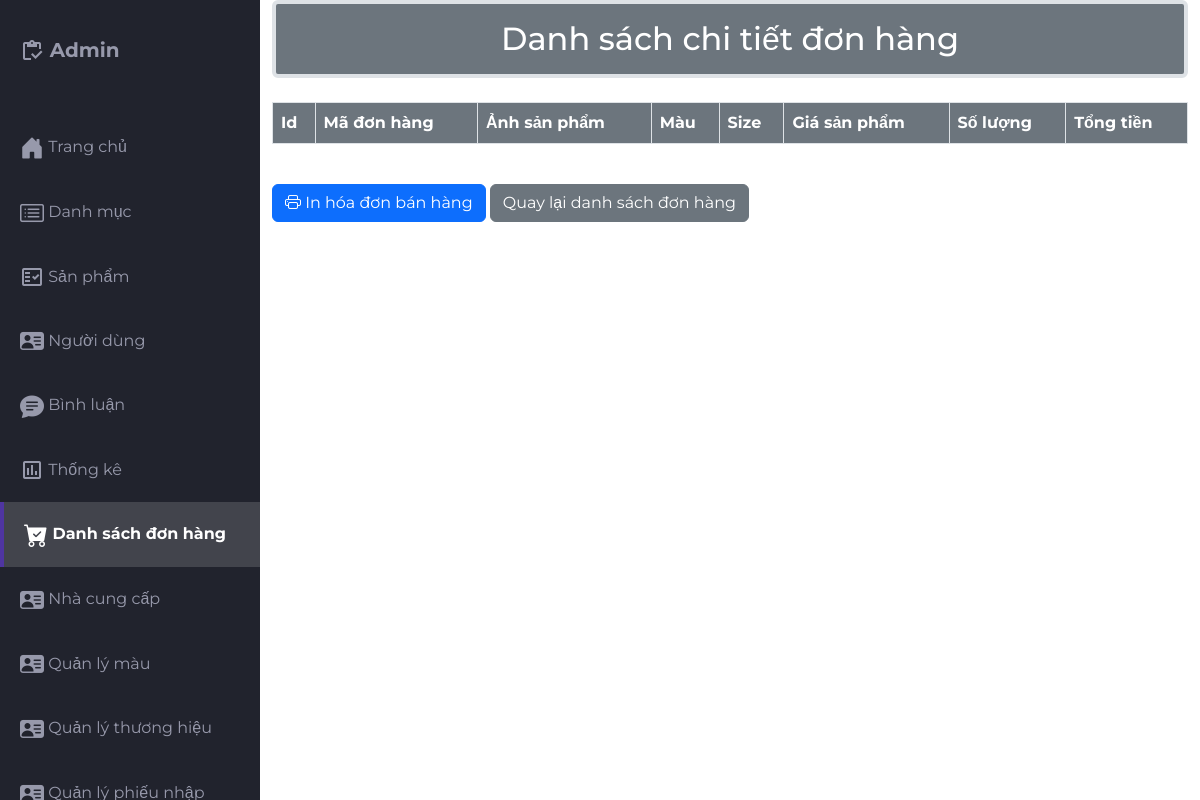
/src/Admin/indexadmin.php?act=chitietdh&order_id=231 (signed in), run on an earlier commit of the app's database.
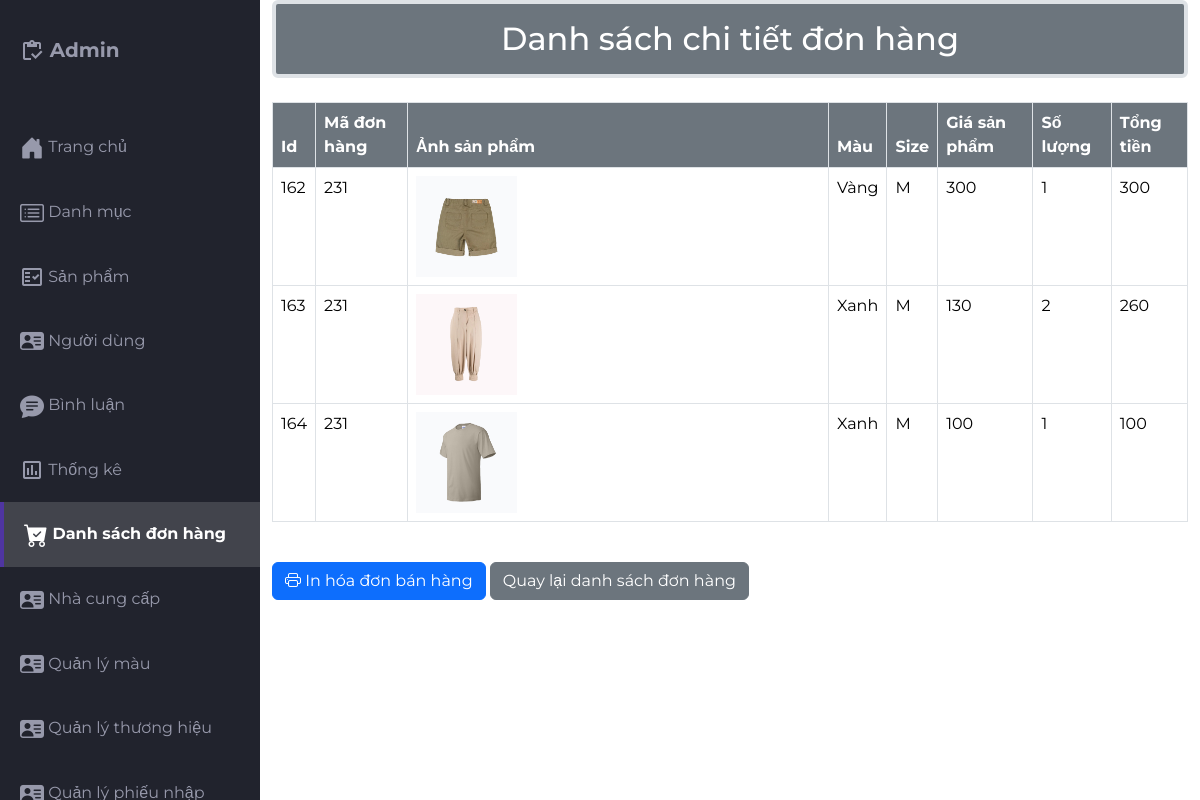
And on a later commit of the database.
### tables this page shows
CREATE TABLE `order_chitiet` (
  `order_chitiet_id` int(10) NOT NULL COMMENT 'ID chi tiết hóa đơn',
  `order_id` int(10) NOT NULL COMMENT 'ID hóa đơn',
  `pro_id` int(10) NOT NULL COMMENT 'ID sản phẩm',
  `color_id` int(10) NOT NULL COMMENT 'Mã màu',
  `size_id` int(10) NOT NULL COMMENT 'Id size',
  `pro_price` int(50) NOT NULL COMMENT 'Đơn giá sản phẩm',
  `soluong` int(20) NOT NULL COMMENT 'Số lượng sản phẩm',
  `total_price` int(25) NOT NULL COMMENT 'Tổng tiền hóa đơn chi tiết'
);

CREATE TABLE `products` (
  `pro_id` int(10) NOT NULL,
  `pro_name` varchar(255) NOT NULL,
  `pro_img` varchar(255) NOT NULL,
  `pro_price` float NOT NULL,
  `pro_desc` text NOT NULL,
  `pro_brand` varchar(55) NOT NULL,
  `pro_stock` int(11) NOT NULL,
  `cate_id` int(10) NOT NULL,
  `ncc_id` int(10) NOT NULL DEFAULT 1 COMMENT 'ID nhà cung cấp',
  `trangthai` int(1) NOT NULL,
  `pro_viewer` int(11) NOT NULL
);

CREATE TABLE `color` (
  `color_id` int(10) NOT NULL COMMENT 'ID màu',
  `color_name` varchar(50) NOT NULL COMMENT 'Tên màu',
  `color_ma` varchar(50) NOT NULL COMMENT 'Mã màu css'
);

CREATE TABLE `size` (
  `size_id` int(10) NOT NULL COMMENT 'ID size',
  `size_name` varchar(50) NOT NULL COMMENT 'Tên size'
);

### src/app/model/connectdb.php (called while the page is built, shortened)
<?php
function get_connect()
{
    try {
        $conn = new PDO("mysql:host=localhost;dbname=da1;charset=utf8", "root", "");
        $conn->setAttribute(PDO::ATTR_ERRMODE, PDO::ERRMODE_EXCEPTION);
        return $conn;
    } catch (Exception $e) {
        echo 'Kết nối thất bại: ' . $e->getMessage();
        return null;
    }
}
function pdo_queryall($sql)
{
    $thamso = array_slice(func_get_args(), 1);
    $conn = get_connect();
    try {
        $exe = $conn->prepare($sql);
        $exe->execute($thamso);
        return $exe->fetchAll(PDO::FETCH_ASSOC);
    } catch (Exception $e) {
        echo 'Thao tác thất bại: ' . $e->getMessage();
    } finally {
        unset($conn);
    }
}

### src/app/model/donhang.php (called while the page is built, shortened)
<?php
function loadall_chitietdh($order_id)
{
    $sql = " select order_chitiet.order_chitiet_id ,order_chitiet.order_id  ,order_chitiet.color_id  ,order_chitiet.size_id  ,order_chitiet.pro_price ,order_chitiet.soluong ,order_chitiet.total_price ,products.pro_img,color.color_name,size.size_name from order_chitiet
        LEFT JOIN products ON order_chitiet.pro_id = products.pro_id
        LEFT JOIN color ON order_chitiet.color_id = color.color_id
        LEFT JOIN size ON order_chitiet.size_id = size.size_id
        where order_chitiet.order_id = $order_id";
    $result =  pdo_queryall($sql);
    return $result;
}
?>

### src/Admin/donhang/chitetdh.php (the view)
<div class="container">
    <h2 class="border border-4 mb-4 text-bg-secondary p-3 text-center rounded">Danh sách chi tiết đơn hàng</h2>
    <div class="table-responsive">
        <table class="table table-bordered table-hover">
            <thead>
                <tr>
                    <th class="text-bg-secondary">Id</th>
                    <th class="text-bg-secondary">Mã đơn hàng</th>
                    <th class="text-bg-secondary">Ảnh sản phẩm</th>
                    <th class="text-bg-secondary">Màu </th>
                    <Th class="text-bg-secondary">Size</Th>
                    <Th class="text-bg-secondary">Giá sản phẩm</Th>
                    <Th class="text-bg-secondary">Số lượng</Th>
                    <Th class="text-bg-secondary">Tổng tiền</Th>
                </tr>
            </thead>
            <tbody>
                <?php
        foreach ($chitietdh as $donhang) {
          extract($donhang);
        ?>
                <tr>
                    <td><?= $order_chitiet_id ?></td>
                    <td><?= $order_id ?></td>
                    <td><img src="./sanpham/img/<?php echo $pro_img ?>" class="w-25 h-50" alt=""></td>
                    <td><?= $color_name ?></td>
                    <td><?= $size_name ?></td>
                    <td><?= $pro_price ?></td>
                    <td><?= $soluong ?></td>
                    <td><?= $total_price ?></td>
                </tr>
                <?php } ?>
            </tbody>
        </table>
    </div>
    <div class="mt-4 mb-4">
        <a href="indexadmin.php?act=in_hoadon&order_id=<?= $order_id ?>" class="btn btn-primary" target="_blank">
            <i class="bi bi-printer"></i> In hóa đơn bán hàng
        </a>
        <a href="indexadmin.php?act=donhang" class="btn btn-secondary">
            Quay lại danh sách đơn hàng
        </a>
    </div>
</div>

### src/Admin/indexadmin.php (shortened to what this page needs)
<?php
include '../app/model/connectdb.php';
include '../app/model/donhang.php';
$vaitro_id = $_SESSION['acount']['vaitro_id'];
$pdo = get_connect();
if ($pdo) {
    $permissions = getUserPermissions($vaitro_id, $pdo);
} else {
    echo "Kết nối cơ sở dữ liệu không thành công.";
    exit;
}
function getUserPermissions($role_id, $pdo)
{
    $query = "SELECT q.permission_name, q.trang_thai
              FROM chi_tiet_nhom_quyen ct
              JOIN quyen q ON ct.permission_id = q.permission_id
              WHERE ct.role_id = ?";
    $stmt = $pdo->prepare($query);
    $stmt->execute([$role_id]);
    return $stmt->fetchAll(PDO::FETCH_ASSOC);
}
function hasPermission($action, $permissions)
{
    foreach ($permissions as $permission) {
        if ($permission['permission_name'] === $action && $permission['trang_thai'] === 1) {
            return true;
        }
    }
    return false;
}
?>
<!DOCTYPE html>
<html lang="en">
<head>
    <link href="https://cdn.jsdelivr.net/npm/bootstrap@5.3.2/dist/css/bootstrap.min.css" rel="stylesheet"
>
    <link rel="stylesheet" href="https://cdn.jsdelivr.net/npm/bootstrap-icons@1.11.2/font/bootstrap-icons.min.css">
    <link rel="stylesheet" href="css/styles.css">
</head>
<body class="bg-white">
    <div class="grid-container">
        <aside id="sidebar">
            <div class="sidebar-title">
                <div class="sidebar-brand">
                    <span class="material-icons-outlined">inventory</span> Admin
                </div>
            </div>
            <?php
            $current_act = isset($_GET['act']) ? $_GET['act'] : 'home';
            ?>
            <ul class="sidebar-list">
                <li class="sidebar-list-item <?php echo ($current_act == 'home') ? 'active' : ''; ?>">
                    <a href="indexadmin.php?act=home">
                        <span class="material-icons-outlined"><i class="bi bi-house-door-fill"></i></span> Trang chủ
                    </a>
                </li>
                <?php if (hasPermission('Quản lý danh mục', $permissions)) { ?>
                <li class="sidebar-list-item <?php echo ($current_act == 'cate') ? 'active' : ''; ?>">
                    <a href="indexadmin.php?act=cate">
                        <span class="material-icons-outlined"><i class="bi bi-card-list"></i></span> Danh mục
                    </a>
                </li>
                <?php } ?>
                <?php if (hasPermission('Quản lí sản phẩm', $permissions)) { ?>
                <li
                    class="sidebar-list-item <?php echo (in_array($current_act, ['pro', 'thempro', 'suapro', 'chitietadmin', 'thungrac_product'])) ? 'active' : ''; ?>">
                    <a href="indexadmin.php?act=pro">
                        <span class="material-icons-outlined">fact_check</span> Sản phẩm
                    </a>
                </li>
                <?php } ?>
                <?php if (hasPermission('Quản lí người dùng', $permissions)) { ?>
                <li class="sidebar-list-item <?php echo ($current_act == 'listtk') ? 'active' : ''; ?>">
                    <a href="indexadmin.php?act=listtk">
                        <span class="material-icons-outlined"><i class="bi bi-person-vcard-fill"></i></span> Người dùng
                    </a>
                </li>
                <?php } ?>
                <?php if (hasPermission('Quản lí bình luận', $permissions)) { ?>
                <li class="sidebar-list-item <?php echo ($current_act == 'listbl') ? 'active' : ''; ?>">
                    <a href="indexadmin.php?act=listbl">
                        <span class="material-icons-outlined"><i class="bi bi-chat-text-fill"></i></span> Bình luận
                    </a>
                </li>
                <?php } ?>
                <?php if (hasPermission('Quản lí thống kê', $permissions)) { ?>
                <li
                    class="sidebar-list-item <?php echo (in_array($current_act, ['thongke', 'thongke_sanpham', 'thongke_doanhthu', 'thongke_donhang'])) ? 'active' : ''; ?>">
                    <a href="indexadmin.php?act=thongke_sanpham">
                        <span class="material-icons-outlined">poll</span> Thống kê
                    </a>
                </li>
                <?php } ?>
                <?php if (hasPermission('Quản lí đơn hàng', $permissions)) { ?>
                <li
                    class="sidebar-list-item <?php echo (in_array($current_act, ['donhang', 'chitietdh', 'suadonhang', 'in_hoadon'])) ? 'active' : ''; ?>">
                    <a href="indexadmin.php?act=donhang">
                        <span class="material-icons-outlined"><i class="bi bi-cart-check-fill"></i></span> Danh sách đơn
                        hàng
                    </a>
                </li>
                <?php } ?>
                <?php if (hasPermission('Quản lí nhà cung cấp', $permissions)) { ?>
                <li
                    class="sidebar-list-item <?php echo (in_array($current_act, ['ncc', 'themNCC', 'suaNCC'])) ? 'active' : ''; ?>">
                    <a href="indexadmin.php?act=ncc">
                        <span class="material-icons-outlined"><i class="bi bi-person-vcard-fill"></i></span> Nhà cung
                        cấp
                    </a>
                </li>
                <?php } ?>
                <?php if (hasPermission('Quản lí màu', $permissions)) { ?>
                <li
                    class="sidebar-list-item <?php echo (in_array($current_act, ['color', 'addcolor', 'updatecolor'])) ? 'active' : ''; ?>">
                    <a href="indexadmin.php?act=color">
                        <span class="material-icons-outlined"><i class="bi bi-person-vcard-fill"></i></span> Quản lý màu
                    </a>
                </li>
                <?php } ?>
                <?php if (hasPermission('Quản lý thương hiệu', $permissions)) { ?>
                <li
                    class="sidebar-list-item <?php echo (in_array($current_act, ['thuonghieu', 'addbrand', 'suabrand'])) ? 'active' : ''; ?>">
                    <a href="indexadmin.php?act=thuonghieu">
                        <span class="material-icons-outlined"><i class="bi bi-person-vcard-fill"></i></span> Quản lý
                        thương hiệu
                    </a>
                </li>
                <?php } ?>
                <?php if (hasPermission('Quản lý phiếu nhập', $permissions)) { ?>
                <li
                    class="sidebar-list-item <?php echo (in_array($current_act, ['phieunhap', 'addphieunhap', 'suaphieunhap'])) ? 'active' : ''; ?>">
                    <a href="indexadmin.php?act=phieunhap">
                        <span class="material-icons-outlined"><i class="bi bi-person-vcard-fill"></i></span> Quản lý
                    </a>
                </li>
                <?php } ?>
            </ul>
        </aside>
        <?php
        if (isset($_GET['act'])) {
            $act = $_GET['act'];
            switch ($act) {
                case "chitietdh":
                    if (isset($_GET['order_id']) && $_GET['order_id'] != "") {
                        $order_id = $_GET['order_id'];
                    }
                    $chitietdh = loadall_chitietdh($order_id);
                    include "./donhang/chitetdh.php";
                    break;
            }
        }
        include './viewadmin/footter.php';
        ?>

### src/Admin/viewadmin/footter.php (shortened to what this page needs)
</div>
</body>
</html>

### src/Admin/css/styles.css (style rules this page uses)
body { margin: 0; padding: 0; box-sizing: border-box; background-color: #e6e8ed; color: #666666; font-family: "Montserrat", sans-serif; }
.material-icons-outlined { vertical-align: middle; line-height: 1px; }
.grid-container { display: grid; grid-template-columns: 260px 1fr; grid-template-rows: 0.2fr 3fr; grid-template-areas: "sidebar header header header" "sidebar main main main"; height: 100vh; }
#sidebar { grid-area: sidebar; height: 100%; background-color: #21232d; color: #9799ab; overflow-y: auto; transition: all 0.5s; -webkit-transition: all 0.5s; }
.sidebar-title { display: flex; justify-content: space-between; align-items: center; padding: 20px 20px 20px 20px; margin-bottom: 30px; }
.sidebar-brand { margin-top: 15px; font-size: 20px; font-weight: 700; }
.sidebar-list { padding: 0; margin-top: 15px; list-style-type: none; }
.sidebar-list-item { padding: 20px 20px 20px 20px; }
.sidebar-list-item > a { text-decoration: none; color: #9799ab; }
.sidebar-list-item.active { background-color: rgba(255, 255, 255, 0.15); border-left: 4px solid #4f35a1; }
.sidebar-list-item.active > a { color: #ffffff; font-weight: bold; }

What changed in the data, as far as the page shows it:
added order_chitiet: order_chitiet_id "162", order "231", pro.pro_img (picture), color.color_name "Vàng", size.size_name "M", pro_price "300", soluong "1", total_price "300"
added order_chitiet: order_chitiet_id "163", order "231", pro.pro_img (picture), color.color_name "Xanh", size.size_name "M", pro_price "130", soluong "2", total_price "260"
added order_chitiet: order_chitiet_id "164", order "231", pro.pro_img (picture), color.color_name "Xanh", size.size_name "M", pro_price "100", soluong "1", total_price "100"
